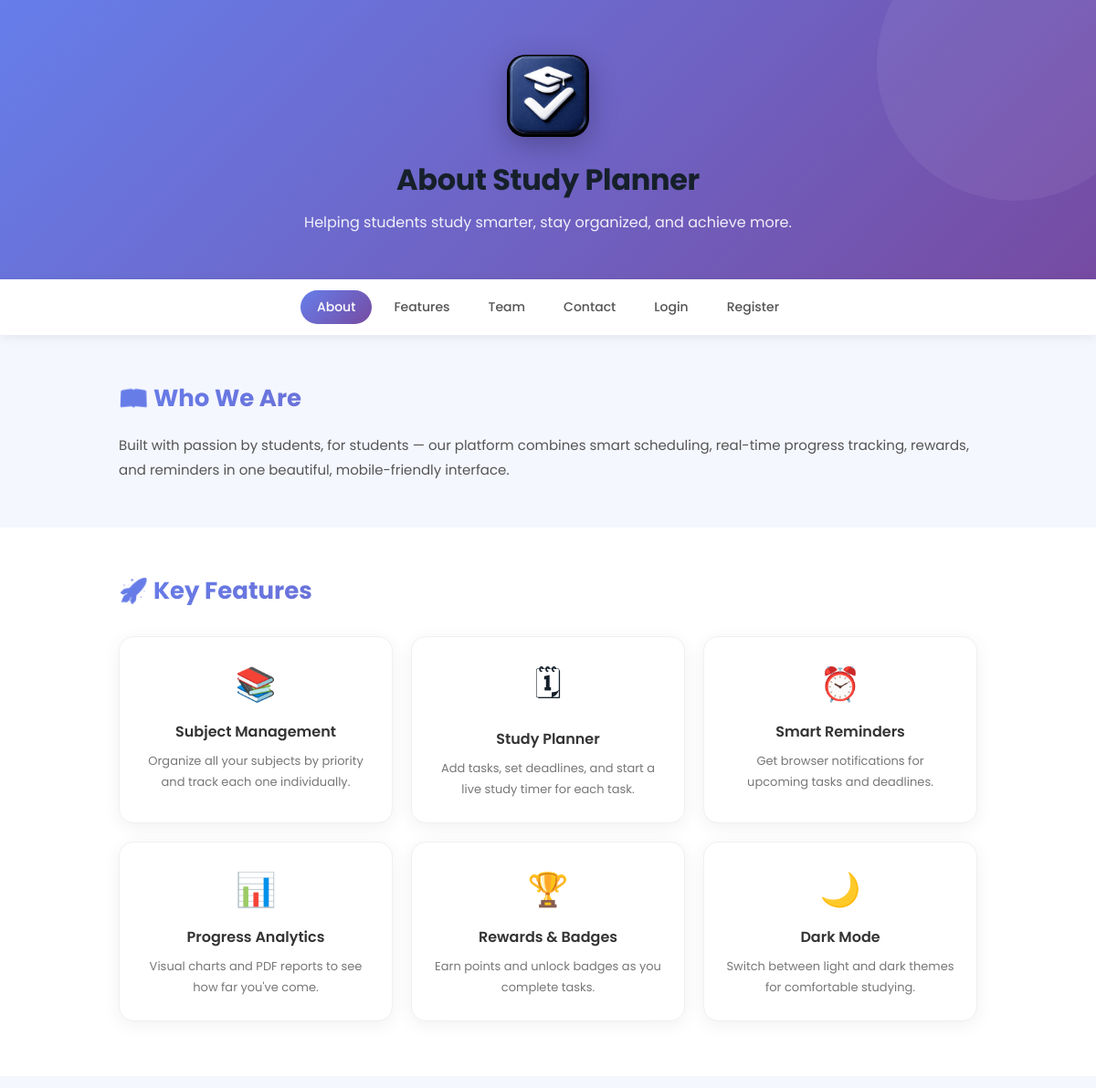
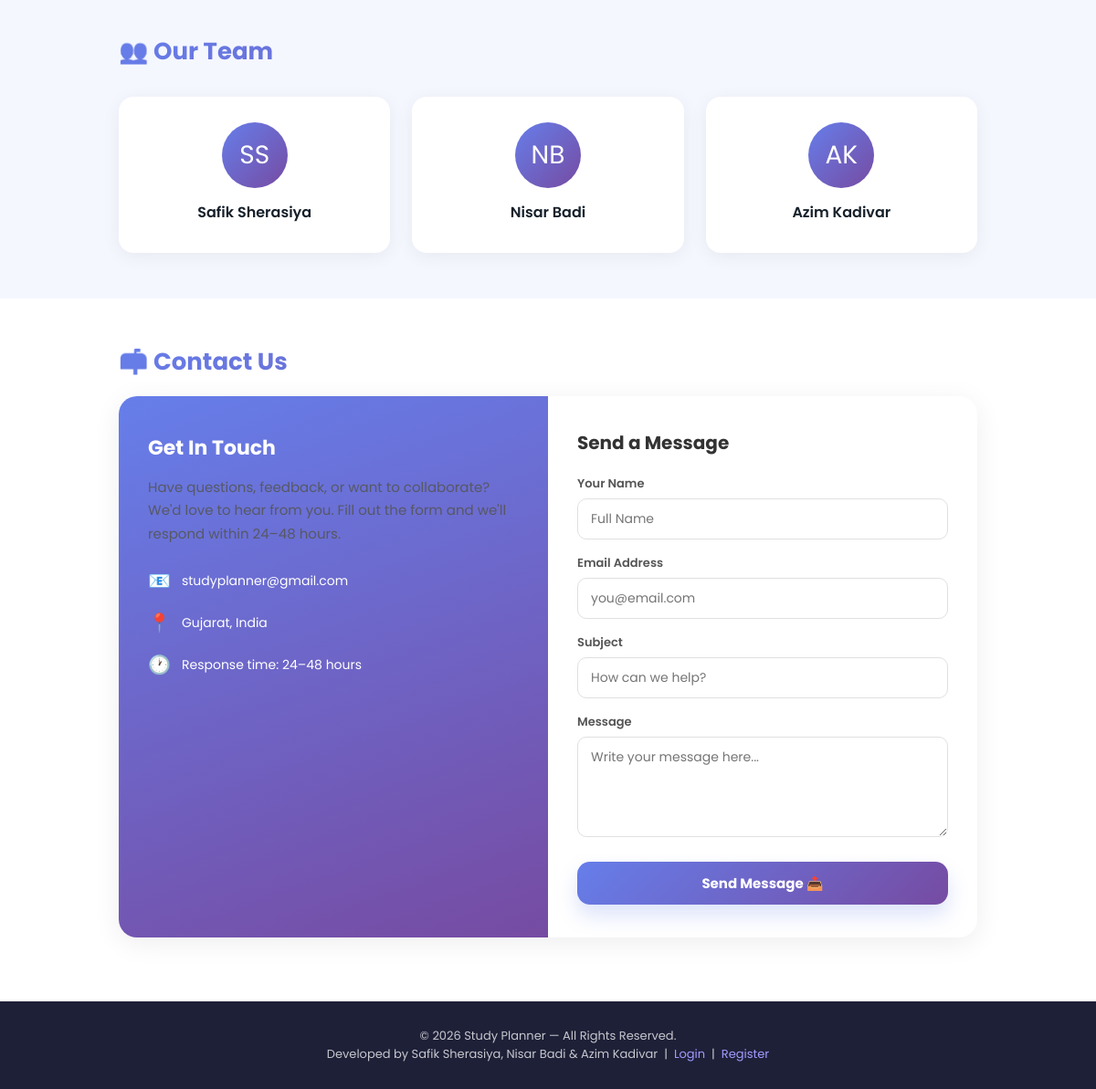
The page /about.php on the database as committed earlier (2 pictures, top to bottom).
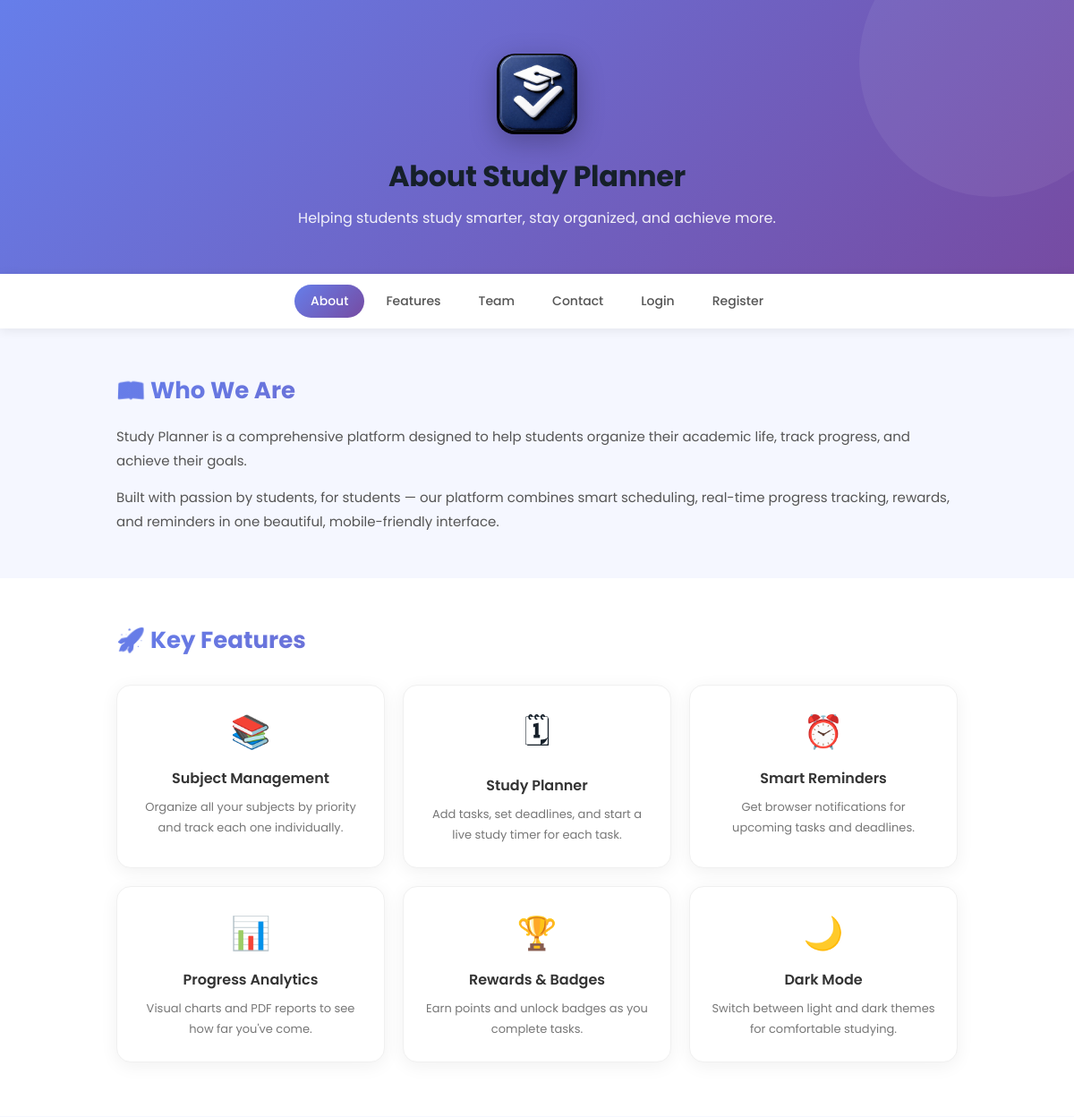
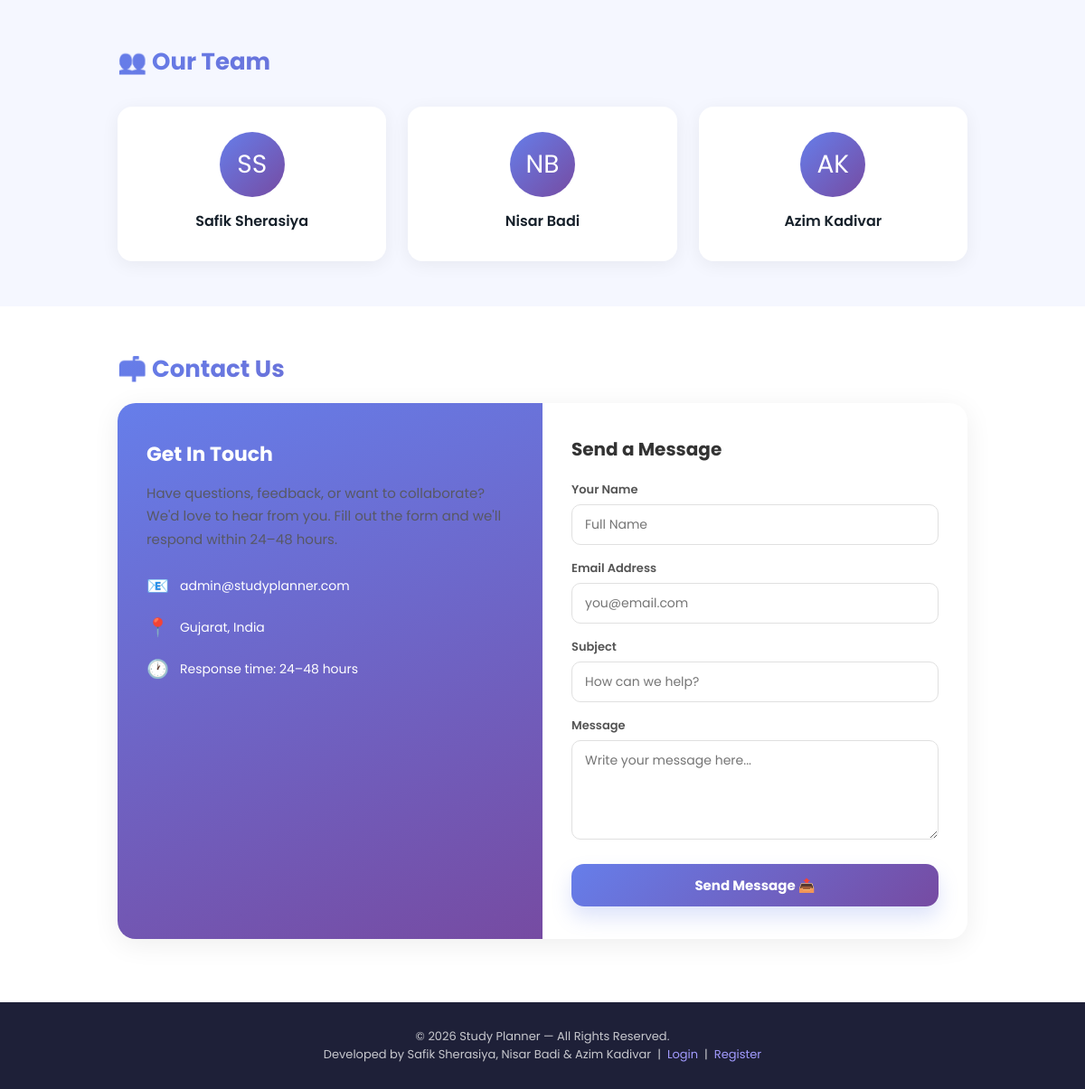
The same page on the database as committed later (2 pictures, top to bottom).
### tables this page shows
CREATE TABLE IF NOT EXISTS `site_settings` (
  `id` int(11) NOT NULL AUTO_INCREMENT,
  `setting_key` varchar(100) NOT NULL,
  `setting_value` text,
  PRIMARY KEY (`id`),
  UNIQUE KEY `setting_key` (`setting_key`)
);

### mailer.php (called while the page is built, shortened)
<?php
function getSetting($conn,$key,$default=''){
    $stmt=$conn->prepare(
        "SELECT setting_value
         FROM site_settings
         WHERE setting_key=?
         LIMIT 1"
    );
    $stmt->bind_param("s",$key);
    $stmt->execute();
    $row=$stmt->get_result()->fetch_assoc();
    return $row['setting_value'] ?? $default;
}

### about.php (the view, shortened to what this page needs)
<?php
include("config.php");
include("mailer.php");
$siteName = getSetting($conn, 'site_name', 'Study Planner');
$aboutHeading = getSetting($conn, 'about_heading', 'About Study Planner');
$aboutText    = getSetting($conn, 'about_text', '');
?>
<!DOCTYPE html>
<html lang="en">
<head>
<link rel="stylesheet" href="css/style.css">
</head>
<body style="margin:0; background:#f5f7ff; font-family:'Poppins',sans-serif;">
<div class="about-hero">
    <img src="images/app_logo.png" alt="Logo">
    <h1><?php echo htmlspecialchars($aboutHeading); ?></h1>
    <p>Helping students study smarter, stay organized, and achieve more.</p>
</div>
<nav class="about-nav">
    <a href="#about" class="active">About</a>
    <a href="#features">Features</a>
    <a href="#team">Team</a>
    <a href="#contact">Contact</a>
    <?php if (isset($_SESSION['user_id'])): ?>
        <a href="dashboard.php">← Dashboard</a>
    <?php else: ?>
        <a href="index.php">Login</a>
        <a href="register.php">Register</a>
    <?php endif; ?>
</nav>
<div id="about" class="about-section">
    <h2>📖 Who We Are</h2>
    <p><?php echo nl2br(htmlspecialchars($aboutText)); ?></p>
    <p style="margin-top:14px;">Built with passion by students, for students — our platform combines smart scheduling, real-time progress tracking, rewards, and reminders in one beautiful, mobile-friendly interface.</p>
</div>
<div id="features" style="background:#fff; padding:20px 0;">
<div class="about-section" style="padding-top:30px; padding-bottom:40px;">
    <h2>🚀 Key Features</h2>
    <div class="feature-grid">
        <div class="feature-item"><div class="icon">📚</div><h3>Subject Management</h3><p>Organize all your subjects by priority and track each one individually.</p></div>
        <div class="feature-item"><div class="icon">🗓</div><h3>Study Planner</h3><p>Add tasks, set deadlines, and start a live study timer for each task.</p></div>
        <div class="feature-item"><div class="icon">⏰</div><h3>Smart Reminders</h3><p>Get browser notifications for upcoming tasks and deadlines.</p></div>
        <div class="feature-item"><div class="icon">📊</div><h3>Progress Analytics</h3><p>Visual charts and PDF reports to see how far you've come.</p></div>
        <div class="feature-item"><div class="icon">🏆</div><h3>Rewards & Badges</h3><p>Earn points and unlock badges as you complete tasks.</p></div>
        <div class="feature-item"><div class="icon">🌙</div><h3>Dark Mode</h3><p>Switch between light and dark themes for comfortable studying.</p></div>
    </div>
</div>
</div>
<div id="team" class="about-section">
    <h2>👥 Our Team</h2>
    <div class="team-grid">
        <div class="team-card">
            <div class="avatar">SS</div>
            <h3>Safik Sherasiya</h3>
        </div>
        <div class="team-card">
            <div class="avatar">NB</div>
            <h3>Nisar Badi</h3>
        </div>
        <div class="team-card">
            <div class="avatar">AK</div>
            <h3>Azim Kadivar</h3>
        </div>
    </div>
</div>
<div id="contact" style="background:#fff; padding:20px 0;">
<div class="about-section" style="padding-top:30px; padding-bottom:50px;">
    <h2>📬 Contact Us</h2>
    <div class="contact-card">
        <div class="contact-left">
            <h3>Get In Touch</h3>
            <p>Have questions, feedback, or want to collaborate? We'd love to hear from you. Fill out the form and we'll respond within 24–48 hours.</p>
            <div class="contact-info-item">
                <span>📧</span>
                <span><?php echo htmlspecialchars(getSetting($conn, 'contact_email', 'studyplanner@gmail.com')); ?></span>
            </div>
            <div class="contact-info-item">
                <span>📍</span>
                <span>Gujarat, India</span>
            </div>
            <div class="contact-info-item">
                <span>🕐</span>
                <span>Response time: 24–48 hours</span>
            </div>
        </div>
        <div class="contact-right">
            <h3>Send a Message</h3>
            <form method="POST">
                <div class="cf-group">
                    <label>Your Name</label>
                    <input type="text" name="c_name" placeholder="Full Name" required>
                </div>
                <div class="cf-group">
                    <label>Email Address</label>
                    <input type="email" name="c_email" placeholder="you@email.com" required>
                </div>
                <div class="cf-group">
                    <label>Subject</label>
                    <input type="text" name="c_subject" placeholder="How can we help?" required>
                </div>
                <div class="cf-group">
                    <label>Message</label>
                    <textarea name="c_message" placeholder="Write your message here..." required></textarea>
                </div>
                <button type="submit" name="send_message" class="btn" style="width:100%;margin-top:4px;">Send Message 📤</button>
            </form>
        </div>
    </div>
</div>
</div>
<div class="about-footer">
    <p>&copy; <?php echo date("Y"); ?> <?php echo htmlspecialchars($siteName); ?> &mdash; All Rights Reserved.<br>
    Developed by Safik Sherasiya, Nisar Badi &amp; Azim Kadivar &nbsp;|&nbsp;
    <a href="index.php">Login</a> &nbsp;|&nbsp; <a href="register.php">Register</a>
    </p>
</div>
</body>
</html>

### css/style.css (style rules this page uses)
:root { --bg: #f4f6fb; --text: #16202a; --muted: #64748b; --card: #ffffff; --border: rgba(15,23,42,0.10); --tableHead: rgba(102,126,234,0.10); --primary1: #667eea; --primary2: #764ba2; --shadow-sm: 0 8px 18px rgba(15,23,42,0.06); --shadow-md: 0 14px 30px rgba(15,23,42,0.10); --radius: 16px; --radius-lg: 22px; --ring: 0 0 0 4px rgba(102,126,234,0.18); --sidebarW: 250px; }
*, *::before, *::after { margin: 0; padding: 0; box-sizing: border-box; font-family: "Poppins", system-ui, -apple-system, Segoe UI, Roboto, Arial, sans-serif; }
* { scrollbar-width: none; -ms-overflow-style: none; }
html, body { height: 100%; overflow-x: hidden; }
body { background: var(--bg); color: var(--text); }
h1 { font-size: 26px; letter-spacing: -0.3px; color: var(--text); }
input, select, textarea { width: 100%; padding: 11px 12px; border-radius: 12px; border: 1px solid var(--border); background: transparent; color: var(--text); outline: none; transition: box-shadow 0.18s ease, border-color 0.18s ease; }
.btn { width: 100%; padding: 12px 14px; border: none; border-radius: 14px; background: linear-gradient(135deg, var(--primary1), var(--primary2)); color: #fff; font-size: 15px; font-weight: 700; cursor: pointer; transition: transform 0.18s ease, box-shadow 0.18s ease, filter 0.18s ease; box-shadow: 0 12px 22px rgba(102,126,234,0.22); }
.avatar { width: 180px; height: 180px; border-radius: 50%; object-fit: cover; display: block; margin: auto; }

Rows that differ between the two databases and show on the page:
added site_settings: setting_value "About Study Planner"
added site_settings: setting_value "Study Planner is a comprehensive platform designed to help students organize their academic life, track progress, and achieve their goals."
added site_settings: setting_value "admin@studyplanner.com"
added site_settings: setting_value "Study Planner"
Other text that changed with them:
$aboutHeading: "About Study Planner" → (not shown)
getSetting($conn, 'contact_email', 'studyplanner@gmail.com'): "studyplanner@gmail.com" → (not shown)
$siteName: "Study Planner" → (not shown)
